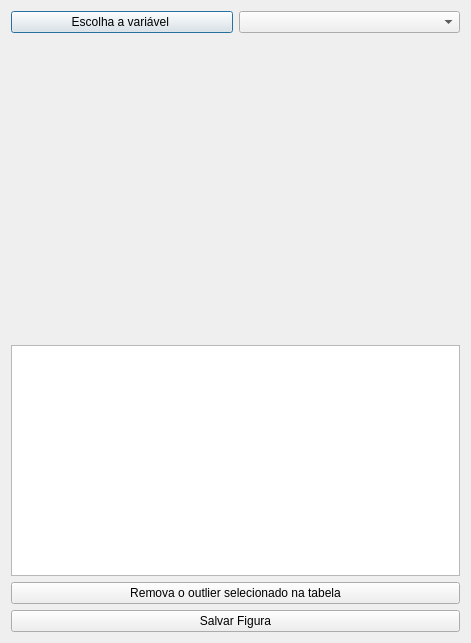
<?xml version="1.0" encoding="UTF-8"?>
<ui version="4.0">
 <class>Outliers</class>
 <widget class="QDialog" name="Outliers">
  <property name="geometry">
   <rect>
    <x>0</x>
    <y>0</y>
    <width>471</width>
    <height>643</height>
   </rect>
  </property>
  <property name="windowTitle">
   <string>Outliers</string>
  </property>
  <property name="windowIcon">
   <iconset resource="imagens.qrc">
    <normaloff>:/imagens/SimpleVar.png</normaloff>:/imagens/SimpleVar.png</iconset>
  </property>
  <layout class="QVBoxLayout" name="verticalLayout">
   <item>
    <layout class="QHBoxLayout" name="horizontalLayout">
     <item>
      <widget class="QPushButton" name="pushButton">
       <property name="text">
        <string>Escolha a variável </string>
       </property>
      </widget>
     </item>
     <item>
      <widget class="QComboBox" name="cabecalho"/>
     </item>
    </layout>
   </item>
   <item>
    <widget class="QCustomPlot" name="customPlot" native="true">
     <property name="minimumSize">
      <size>
       <width>150</width>
       <height>300</height>
      </size>
     </property>
    </widget>
   </item>
   <item>
    <widget class="QTableWidget" name="outliers"/>
   </item>
   <item>
    <widget class="QPushButton" name="pushButton_2">
     <property name="text">
      <string>Remova o outlier selecionado na tabela</string>
     </property>
    </widget>
   </item>
   <item>
    <widget class="QPushButton" name="pushButton_3">
     <property name="text">
      <string>Salvar Figura</string>
     </property>
    </widget>
   </item>
  </layout>
 </widget>
 <customwidgets>
  <customwidget>
   <class>QCustomPlot</class>
   <extends>QWidget</extends>
   <header location="global">qcustomplot.h</header>
   <container>1</container>
  </customwidget>
 </customwidgets>
 <resources>
  <include location="imagens.qrc"/>
 </resources>
 <connections/>
</ui>
